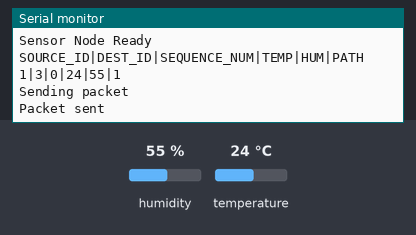
A sketch run on a simulated Arduino Uno, built with avr-gcc and run on an emulated ATmega328P. Shown: the last lines printed to the serial monitor. Inputs (shaded band) come from the test bench; at power-on: humidity 55 %, temperature 24 °C. No radio packets arrive unless stated.

Above: at 1.2 s.
1.3 s: humidity set to 22 %
9.0 s: temperature set to 12 °C
At 10.54 s:
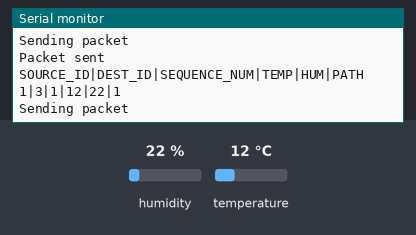
16.7 s: humidity set to 40 %
At 22.1 s:
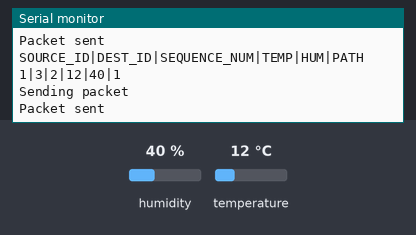

Measured:
- after the input at 9.0 s, the serial monitor: prints a new line after 1.4 s (image 1)
- after the input at 16.7 s, the serial monitor: prints a new line after 4.0 s (image 2)

The sketch:

sesnor_node.ino
```cpp
#include <SPI.h>
#include <RH_RF95.h>
#include <DFRobot_DHT11.h>

#define DHT11_PIN 8
DFRobot_DHT11 DHT;

RH_RF95 rf95(10, 2); // CS=10, DIO0=2
String srcID = "1";
String destID = "3";
int sequence = 0;

void setup() {
  Serial.begin(9600);
  DHT.read(DHT11_PIN);
  if (!rf95.init()) {
    Serial.println("LoRa init failed");
    while (1);
  }
  rf95.setFrequency(868.0);
  rf95.setTxPower(14, false);
  rf95.setSpreadingFactor(7);
  rf95.setSignalBandwidth(125000);
  rf95.setCodingRate4(5);
  Serial.println("Sensor Node Ready");
}

void loop() {
  DHT.read(DHT11_PIN);
  if (DHT.temperature == 0 && DHT.humidity == 0) {
    Serial.println("Sensor read failed, skipping");
    delay(2000);
    return;
  }

  int temp = DHT.temperature;
  int hum = DHT.humidity;

  String message = srcID + "|" + destID + "|" + sequence++ + "|" + temp + "|" + hum + "|" + srcID;
  Serial.println("SOURCE_ID|DEST_ID|SEQUENCE_NUM|TEMP|HUM|PATH");
  Serial.println(message);
  Serial.println("Sending packet ");
  delay(200);
  Serial.println("Packet sent");
  Serial.println("");

  rf95.send((uint8_t *)message.c_str(), message.length());
  rf95.waitPacketSent();

  delay(10000);
}
```
